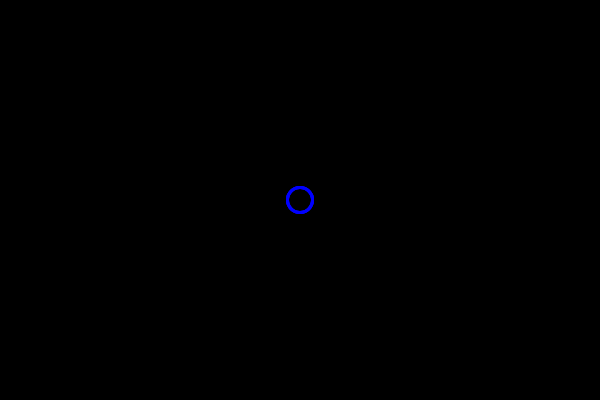
Frame 1 (no input)
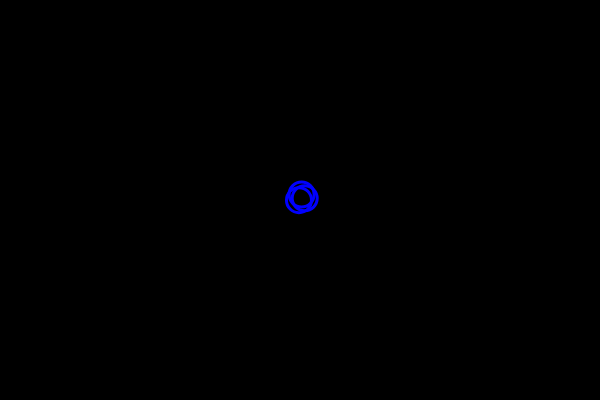
Frame 60 (no input)
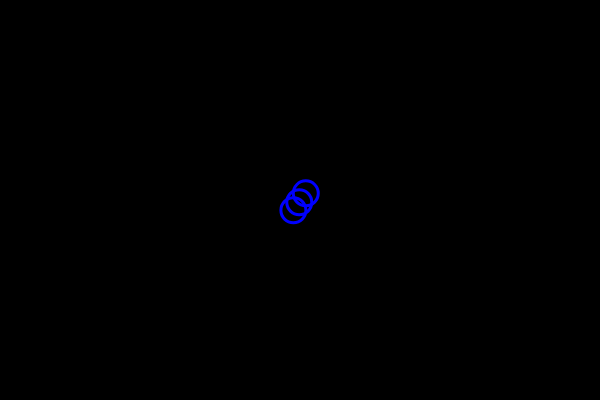
Frame 120 (the mouse pressed at the canvas centre since frame 60)

The p5.js sketch that drew these frames (run headless with seeded random() and noise() and a simulated clock; from frame 60 on, the mouse is pressed at the canvas centre):

// p5.js sketch
// ── sketch.js
var bubble;

function setup(){
    createCanvas(600,400);
    bubble1 = new Bubble();
    bubble2 = new Bubble();
    bubble3 = new Bubble();
}

function draw(){
    background(0);
    bubble1.show();
    bubble1.move();
    bubble2.show();
    bubble2.move();
    bubble3.show();
    bubble3.move();
}

class Bubble {
  constructor(){
    this.x = 300;
    this.y = 200;
  }

  move(){
    this.x = this.x + random(-1,1);
    this.y = this.y + random(-1,1);
  }

  show(){
    stroke(0,0,255);
    strokeWeight(3);
    noFill();
    ellipse(this.x,this.y,25,25);
  }
}
